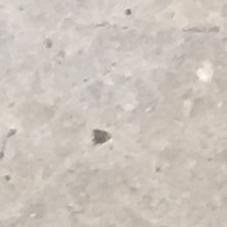
#> input picture testdata/Negative/00007.jpg, 227 x 227 px
$ python -i functions.py   (imports and definitions only)
#> lines starting #> are read from the running program, lines starting #| are printed output that depends on the picture; after the words box and inside, x2 and y2 are one past the last pixel; in counts of white or black regions, pixels touching at a corner belong together
#> further down, picture is the input picture: shape (227, 227, 3); mean B, G, R 188, 195.7, 205
import numpy as np
from sklearn.decomposition import PCA
import matplotlib.pyplot as plt
import matplotlib.image as mpimg
import pandas as pd
import cv2
from scipy.stats import stats
from PIL import Image
from PIL import ImageFilter
import random

# [33 lines left out: functions getIm, getUniqueRand, getRandomImages, not called in this run]
def contours(img):
    imgray = cv2.cvtColor(img, cv2.COLOR_BGR2GRAY)
    _, thresh = cv2.threshold(imgray, 127, 255, 0)
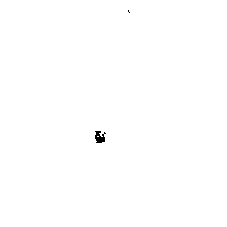
#> thresh: shape (227, 227); 99.8% white; 2 black regions (1 under 20 px)
    contours, _ = cv2.findContours(thresh, cv2.RETR_TREE, cv2.CHAIN_APPROX_SIMPLE)
#> contours = 6 contours, 4 with area under 20; largest, box (x1, y1, x2, y2) and area: (0, 0, 227, 227) 51076, (94, 130, 106, 144) 108
    if contours:
        max_lencnt = max([len(x) for x in contours])
#> max_lencnt = 31
        return max_lencnt
    return 0

# [24 lines left out: function results, not called in this run]

>>> import cv2
>>> picture = cv2.imread('../../testdata/Negative/00007.jpg')
>>> result = contours(picture)
#> result = 31
